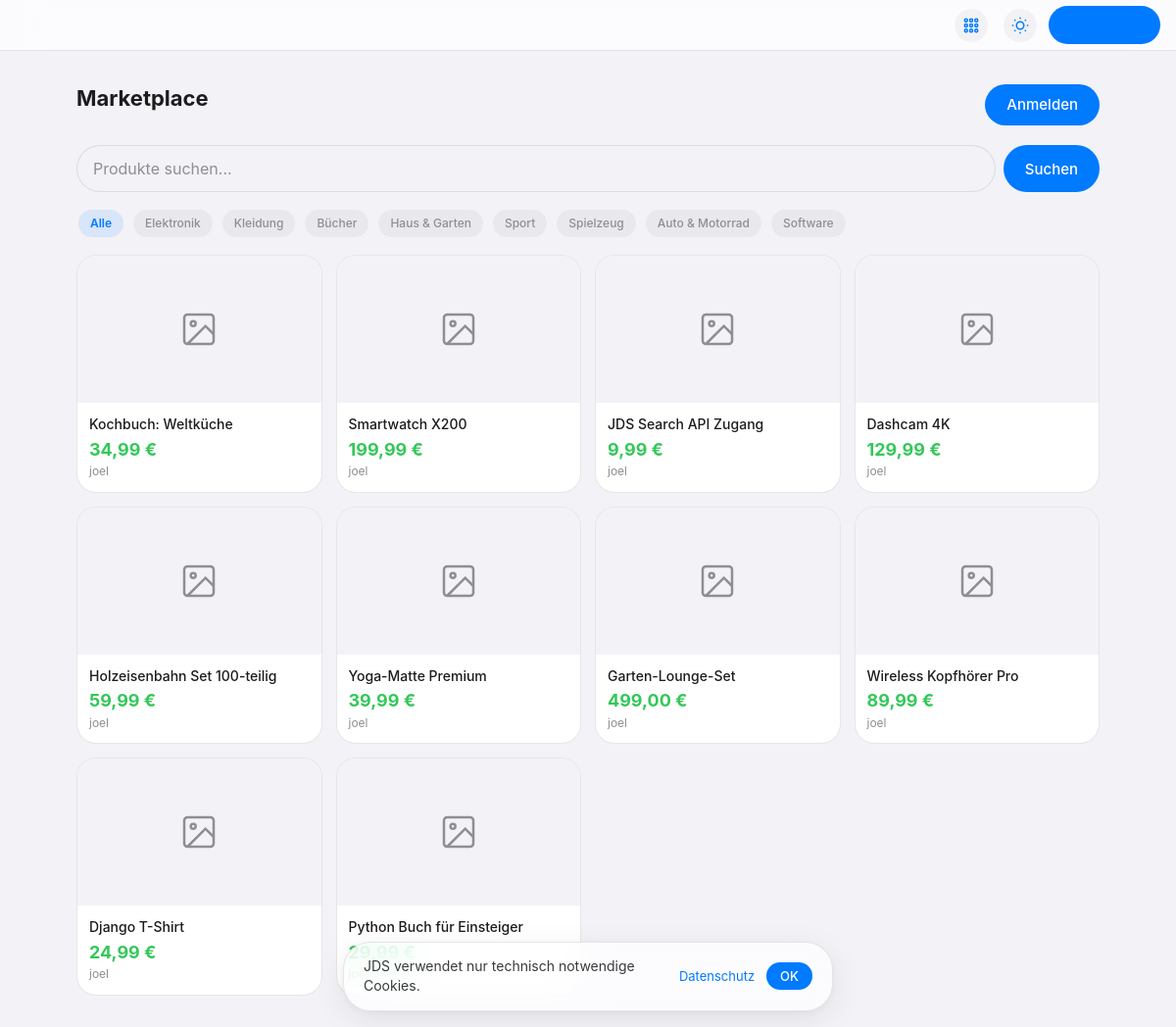
The app's page /marketplace/ with its own data.
### marketplace/models.py (models this page shows, shortened)
class Category(models.Model):
    name = models.CharField(max_length=200)
    slug = models.SlugField(unique=True)
    class Meta:
        verbose_name_plural = "Categories"

class Product(models.Model):
    seller = models.ForeignKey(User, on_delete=models.CASCADE, related_name="products")
    category = models.ForeignKey(
        Category, on_delete=models.SET_NULL, null=True, related_name="products"
    )
    name = models.CharField(max_length=500)
    description = models.TextField(blank=True)
    price = models.DecimalField(max_digits=10, decimal_places=2)
    image_url = models.URLField(blank=True)
    is_active = models.BooleanField(default=True)
    created_at = models.DateTimeField(auto_now_add=True)
    class Meta:
        ordering = ["-created_at"]

### marketplace/views.py (the view)
# urls.py: path("", views.marketplace_home, name="marketplace_home"),
def marketplace_home(request):
    query = request.GET.get("q", "")
    category_slug = request.GET.get("cat", "")
    products = Product.objects.filter(is_active=True)
    if query:
        products = products.filter(
            Q(name__icontains=query) | Q(description__icontains=query)
        )
    if category_slug:
        products = products.filter(category__slug=category_slug)
    categories = Category.objects.all()
    cart_count = 0
    if request.user.is_authenticated:
        cart, _ = Cart.objects.get_or_create(user=request.user)
        cart_count = cart.count()
    return render(
        request,
        "marketplace/marketplace.html",
        {
            "products": products,
            "categories": categories,
            "query": query,
            "active_category": category_slug,
            "cart_count": cart_count,
        },
    )

### templates/marketplace/marketplace.html
{% extends "base.html" %}{% block title %}JDS Marketplace{% endblock %}{% block content %}
<div class="ios-section">
    <div style="display:flex;justify-content:space-between;align-items:center;margin-bottom:18px;flex-wrap:wrap;gap:12px;">
        <h2>Marketplace</h2>
        <div style="display:flex;gap:8px;">{% if user.is_authenticated %}<a href="{% url 'cart_view' %}" class="ios-btn ios-btn-sm">Warenkorb{% if cart_count %} ({{ cart_count }}){% endif %}</a><a href="{% url 'product_create' %}" class="ios-btn ios-btn-blue ios-btn-sm">+ Produkt</a>{% else %}<a href="{% url 'login' %}" class="ios-btn ios-btn-blue">Anmelden</a>{% endif %}</div>
    </div>
    <form method="GET" style="display:flex;gap:8px;margin-bottom:16px;"><input type="text" name="q" value="{{ query }}" class="ios-input" placeholder="Produkte suchen..." style="border-radius:var(--ios-radius-pill);"><button type="submit" class="ios-btn ios-btn-blue">Suchen</button></form>
    <div style="display:flex;gap:6px;flex-wrap:wrap;margin-bottom:16px;">
        <a href="{% url 'marketplace_home' %}" class="ios-tag {% if not active_category %}active{% endif %}">Alle</a>
        {% for cat in categories %}<a href="?cat={{ cat.slug }}" class="ios-tag {% if active_category == cat.slug %}active{% endif %}">{{ cat.name }}</a>{% endfor %}
    </div>
    <div class="ios-mkt-grid">
        {% for product in products %}<a href="{% url 'product_detail' product.pk %}" class="ios-mkt-card">
            <div class="ios-mkt-img"><svg width="40" height="40" viewBox="0 0 24 24" fill="none" stroke="var(--ios-text3)" stroke-width="1.5"><rect x="3" y="3" width="18" height="18" rx="2"/><circle cx="8.5" cy="8.5" r="1.5"/><polyline points="21 15 16 10 5 21"/></svg></div>
            <div class="ios-mkt-body"><div class="ios-mkt-name">{{ product.name }}</div><div class="ios-mkt-price">{{ product.price }} &euro;</div><div class="ios-mkt-seller">{{ product.seller.username }}</div></div>
        </a>{% empty %}<div class="ios-empty" style="grid-column:1/-1;"><p>Keine Produkte gefunden.</p>{% if user.is_authenticated %}<a href="{% url 'product_create' %}" class="ios-btn ios-btn-blue" style="margin-top:12px;">Erstes Produkt einstellen</a>{% endif %}</div>{% endfor %}
    </div>
</div>{% endblock %}

### templates/base.html (shortened to what this page needs)
<!DOCTYPE html><html lang="de" data-theme="light"><head>
{% load static %}<link rel="stylesheet" href="{% static 'css/style.css' %}">
</head><body>
<header class="ios-topbar">
<div style="position:relative;">
<button class="ios-btn-apps" onclick="document.getElementById('ad').classList.toggle('show')">
</button>
</div>
<button onclick="toggleTheme()" class="ios-btn-apps" title="Hell/Dunkel" style="margin-left:4px;"></button>
{% if user.is_authenticated %}
<div style="position:relative;">
<div class="ios-avatar" onclick="document.getElementById('profDrop').classList.toggle('show')" style="cursor:pointer;">{{ user.username|slice:":1"|upper }}</div>
<div class="ios-prof-drop" id="profDrop">
    <div style="padding:14px 16px;border-bottom:1px solid var(--ios-border);"><strong>{{ user.username }}</strong><div style="font-size:12px;color:var(--ios-text3);">{{ user.email }}</div></div>
    <a href="{% url 'profile' %}" style="display:flex;align-items:center;gap:10px;padding:12px 16px;font-size:14px;color:var(--ios-text);text-decoration:none;"><svg width="18" height="18" viewBox="0 0 24 24" fill="none" stroke="currentColor" stroke-width="2"><path d="M20 21v-2a4 4 0 00-4-4H8a4 4 0 00-4 4v2"/><circle cx="12" cy="7" r="4"/></svg>Profil & Einstellungen</a>
    <a href="{% url 'developer' %}" style="display:flex;align-items:center;gap:10px;padding:12px 16px;font-size:14px;color:var(--ios-text);text-decoration:none;"><svg width="18" height="18" viewBox="0 0 24 24" fill="none" stroke="currentColor" stroke-width="2"><polyline points="16 18 22 12 16 6"/><polyline points="8 6 2 12 8 18"/></svg>Developer</a>
    <a href="{% url 'privacy' %}" style="display:flex;align-items:center;gap:10px;padding:12px 16px;font-size:14px;color:var(--ios-text);text-decoration:none;"><svg width="18" height="18" viewBox="0 0 24 24" fill="none" stroke="currentColor" stroke-width="2"><rect x="3" y="11" width="18" height="11" rx="2"/><path d="M7 11V7a5 5 0 0110 0v4"/></svg>Datenschutz</a>
    <div style="border-top:1px solid var(--ios-border);"><a href="{% url 'logout' %}" style="display:flex;align-items:center;gap:10px;padding:12px 16px;font-size:14px;color:var(--ios-red);text-decoration:none;"><svg width="18" height="18" viewBox="0 0 24 24" fill="none" stroke="currentColor" stroke-width="2"><path d="M9 21H5a2 2 0 01-2-2V5a2 2 0 012-2h4"/><polyline points="16 17 21 12 16 7"/><line x1="21" y1="12" x2="9" y2="12"/></svg>Abmelden</a></div>
</div></div>
{% else %}<a href="{% url 'login' %}" class="ios-signin">Anmelden</a>{% endif %}
</header>
{% block content %}{% endblock %}
<div class="ios-cookie" id="cbar" style="display:none"><span>JDS verwendet nur technisch notwendige Cookies.</span><a href="{% url 'privacy' %}" style="font-size:13px;">Datenschutz</a><button onclick="document.getElementById('cbar').style.display='none';localStorage.setItem('jds-ck','1');" class="ios-btn ios-btn-blue ios-btn-sm">OK</button></div>
</body></html>

### static/css/style.css (style rules this page uses)
:root { --ios-bg: #f2f2f7; --ios-card: rgba(255,255,255,0.82); --ios-card-solid: #ffffff; --ios-glass: rgba(255,255,255,0.72); --ios-text: #1c1c1e; --ios-text2: #3a3a3c; --ios-text3: #8e8e93; --ios-blue: #007aff; --ios-blue-h: #0062cc; --ios-green: #34c759; --ios-red: #ff3b30; --ios-orange: #ff9500; --ios-yellow: #ffcc00; --ios-purple: #af52de; --ios-teal: #5ac8fa; --ios-border: rgba(60,60,67,0.12); --ios-border2: rgba(60,60,67,0.08); --ios-shadow: 0 2px 8px rgba(0,0,0,0.04), 0 1px 2px rgba(0,0,0,0.06); --ios-shadow-lg: 0 8px 32px rgba(0,0,0,0.08), 0 2px 8px rgba(0,0,0,0.04); --ios-radius: 20px; --ios-radius-sm: 14px; --ios-radius-lg: 28px; --ios-radius-pill: 100px; --ios-font: -apple-system, BlinkMacSystemFont, 'SF Pro Display', 'SF Pro Text', 'Helvetica Neue', sans-serif; --ios-blur: blur(20px) saturate(180%); }
*,*::before,*::after { box-sizing:border-box;margin:0;padding:0 }
body { font-family:var(--ios-font);font-size:17px;color:var(--ios-text);background:var(--ios-bg);line-height:1.47;-webkit-font-smoothing:antialiased;-moz-osx-font-smoothing:grayscale;padding:0 }
a { color:var(--ios-blue);text-decoration:none }
.ios-topbar { display:flex;align-items:center;justify-content:flex-end;height:52px;padding:0 16px;gap:12px;font-size:15px;background:var(--ios-glass);backdrop-filter:var(--ios-blur);-webkit-backdrop-filter:var(--ios-blur);border-bottom:1px solid var(--ios-border);position:sticky;top:0;z-index:100 }
.ios-topbar a { color:var(--ios-blue);font-size:15px }
.ios-btn-apps { width:34px;height:34px;border-radius:50%;display:flex;align-items:center;justify-content:center;cursor:pointer;border:none;background:rgba(0,0,0,0.04);color:var(--ios-blue);font-size:18px;transition:all .2s }
.ios-signin { background:var(--ios-blue);color:#fff;border:none;padding:9px 20px;border-radius:var(--ios-radius-pill);font-size:15px;font-weight:600;cursor:pointer;text-decoration:none;transition:all .2s;line-height:1.4;display:inline-block }
.ios-btn { display:inline-flex;align-items:center;gap:6px;padding:10px 22px;border-radius:var(--ios-radius-pill);font-size:15px;font-weight:500;cursor:pointer;border:none;font-family:var(--ios-font);text-decoration:none;transition:all .2s;background:rgba(0,0,0,0.04);color:var(--ios-blue) }
.ios-btn-blue { background:var(--ios-blue);color:#fff }
.ios-btn-sm { padding:6px 14px;font-size:13px }
.ios-input { width:100%;padding:13px 16px;background:var(--ios-bg);border:1px solid var(--ios-border);border-radius:var(--ios-radius-sm);font-size:16px;font-family:var(--ios-font);color:var(--ios-text);transition:all .2s }
.ios-input::placeholder { color:var(--ios-text3) }
.ios-tag { display:inline-block;padding:5px 12px;border-radius:var(--ios-radius-pill);font-size:12px;font-weight:500;background:rgba(0,0,0,0.04);color:var(--ios-text3);margin:2px;cursor:pointer;transition:all .15s;text-decoration:none }
.ios-tag.active { background:rgba(0,122,255,0.1);color:var(--ios-blue);font-weight:600 }
.ios-mkt-grid { display:grid;grid-template-columns:repeat(auto-fill,minmax(200px,1fr));gap:14px }
.ios-mkt-card { background:var(--ios-card-solid);border:1px solid var(--ios-border);border-radius:var(--ios-radius);overflow:hidden;cursor:pointer;text-decoration:none;color:var(--ios-text);transition:all .2s }
.ios-mkt-img { height:150px;background:var(--ios-bg);display:flex;align-items:center;justify-content:center }
.ios-mkt-body { padding:12px }
.ios-mkt-name { font-size:14px;font-weight:500;margin-bottom:2px }
.ios-mkt-price { font-size:18px;font-weight:700;color:var(--ios-green) }
.ios-mkt-seller { font-size:12px;color:var(--ios-text3) }
.ios-cookie { position:fixed;bottom:16px;left:50%;transform:translateX(-50%);background:var(--ios-glass);backdrop-filter:var(--ios-blur);-webkit-backdrop-filter:var(--ios-blur);border:1px solid var(--ios-border);border-radius:var(--ios-radius-lg);padding:14px 20px;display:flex;align-items:center;gap:12px;z-index:999;font-size:14px;color:var(--ios-text2);box-shadow:var(--ios-shadow-lg);max-width:500px;width:calc(100% - 32px) }
.ios-section { max-width:1100px;margin:0 auto;padding:32px 28px }
.ios-section h2 { font-size:22px;font-weight:700;margin-bottom:14px }

### records on screen
Category: name "Elektronik"
Category: name "Kleidung"
Category: name "Bücher"
Category: name "Haus & Garten"
Category: name "Sport"
Category: name "Spielzeug"
Category: name "Auto & Motorrad"
Category: name "Software"
Product: name "Kochbuch: Weltküche", price "34,99", seller.username "joel"
Product: name "Smartwatch X200", price "199,99", seller.username "joel"
Product: name "JDS Search API Zugang", price "9,99", seller.username "joel"
Product: name "Dashcam 4K", price "129,99", seller.username "joel"
Product: name "Holzeisenbahn Set 100-teilig", price "59,99", seller.username "joel"
Product: name "Yoga-Matte Premium", price "39,99", seller.username "joel"
Product: name "Garten-Lounge-Set", price "499,00", seller.username "joel"
Product: name "Wireless Kopfhörer Pro", price "89,99", seller.username "joel"
Product: name "Django T-Shirt", price "24,99", seller.username "joel"
Product: name "Python Buch für Einsteiger", price "29,99", seller.username "joel"
